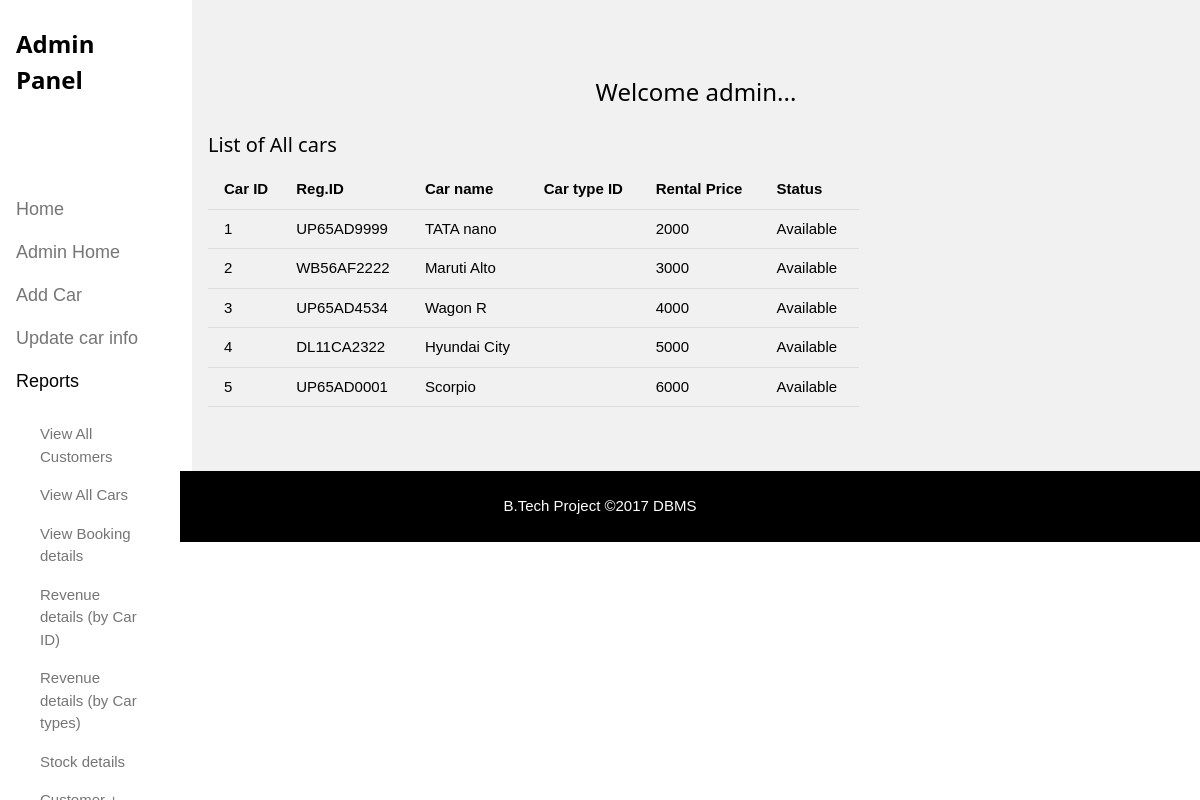
Page /viewcar.php on the committed database.
### tables this page shows
CREATE TABLE `car_detail` (
  `car_id` int(11) NOT NULL PRIMARY KEY AUTO_INCREMENT,
  `reg_id` varchar(255) NOT NULL,
  `car_name` varchar(255) NOT NULL,
  `car_type` varchar(255) NOT NULL,
  `model` varchar(255) NOT NULL,
  `rental_price` int(11) NOT NULL,
  `status` varchar(255) NOT NULL
);

### viewcar.php (the view, shortened to what this page needs)
<!DOCTYPE html>
<html>
<link rel="stylesheet" type="text/css" href="w3.css">
<body class="w3-content" style="max-width:1200px">
<nav class="w3-sidebar w3-bar-block w3-white w3-collapse w3-top" style="width:15%" id="mySidebar">
  <div class="w3-container w3-display-container w3-padding-16">
    <h3><b>Admin Panel</b></h3>
  </div>
  <div class="w3-padding-64 w3-large w3-text-grey">
    <a href="index.php" class="w3-bar-item w3-button">Home</a>
    <a href="adminpage.html" class="w3-bar-item w3-button">Admin Home</a>
    <a href="addcar.php" class="w3-bar-item w3-button">Add Car</a>
    <a href="updatecar.php" class="w3-bar-item w3-button">Update car info</a>
    <a onclick="myAccFunc()" href="javascript:void(0)" class="w3-button w3-block w3-white w3-left-align" id="myBtn">
      Reports <i class="fa fa-caret-down"></i>
    </a>
    <div id="demoAcc" class="w3-bar-block w3-hide w3-padding-large w3-medium">
      <a href="viewcust.php" class="w3-bar-item w3-button">View All Customers</a>
      <a href="viewcar.php" class="w3-bar-item w3-button">View All Cars</a>
      <a href="booking_details.php" class="w3-bar-item w3-button">View Booking details</a>
      <a href="revcarid.php" class="w3-bar-item w3-button">Revenue details (by Car ID)</a>
      <a href="revcartype.php" class="w3-bar-item w3-button">Revenue details (by Car types)</a>
      <a href="stockdetails.php" class="w3-bar-item w3-button">Stock details</a>
      <a href="custbook.php" class="w3-bar-item w3-button">Customer + rented details</a>
  </div>
</nav>
<div class="w3-row-padding w3-light-grey w3-padding-64 w3-container" style="margin-left:16%">
  <h3 class="w3-center">Welcome admin...</h3>
  <div class="w3-content">
    <div class="w3-twothird">
      <h4>List of All cars</h4>
      <?php
      include 'setup.php';
      $sql = "SELECT * FROM car_detail";
      $result = mysqli_query($conn, $sql);
      echo "<table class='w3-table w3-bordered'>";
      echo'<th>Car ID</th><th>Reg.ID</th><th>Car name</th><th>Car type ID</th><th>Rental Price</th><th>Status</th>';
      while($data = mysqli_fetch_array($result))
      {
      echo'<tr>';
      echo '<td>'.$data['car_id'].'</td><td>'.$data['reg_id'].'</td><td>'.$data['car_name'].'</td><td>'.$data['car_type_id'].'</td><td>'.$data['rental_price'].'</td><td>'.$data['status'].'</td>';
      echo'</tr>';
      }
      echo "</table>";
      ?>
    </div>
  </div>
</div>
  <div class="w3-black w3-center w3-padding-24">B.Tech Project  &copy2017  DBMS</div>
</body>
</html>

### w3.css (style rules this page uses)
html { box-sizing:border-box }
*,*:before,*:after { box-sizing:inherit }
html { -ms-text-size-adjust:100%;-webkit-text-size-adjust:100% }
body { margin:0 }
article,aside,details,figcaption,figure,footer,header,main,menu,nav,section,summary { display:block }
a { background-color:transparent;-webkit-text-decoration-skip:objects }
html,body { font-family:Verdana,sans-serif;font-size:15px;line-height:1.5 }
html { overflow-x:hidden }
h3 { font-size:24px }
h4 { font-size:20px }
h1,h2,h3,h4,h5,h6 { font-family:"Segoe UI",Arial,sans-serif;font-weight:400;margin:10px 0 }
a { color:inherit }
.w3-table,.w3-table-all { border-collapse:collapse;border-spacing:0;width:100%;display:table }
.w3-bordered tr,.w3-table-all tr { border-bottom:1px solid #ddd }
.w3-table td,.w3-table th,.w3-table-all td,.w3-table-all th { padding:8px 8px;display:table-cell;text-align:left;vertical-align:top }
.w3-table th:first-child,.w3-table td:first-child,.w3-table-all th:first-child,.w3-table-all td:first-child { padding-left:16px }
.w3-btn,.w3-button { border:none;display:inline-block;outline:0;padding:8px 16px;vertical-align:middle;overflow:hidden;text-decoration:none;color:inherit;background-color:inherit;text-align:center;cursor:pointer;white-space:nowrap }
.w3-btn,.w3-button { -webkit-touch-callout:none;-webkit-user-select:none;-khtml-user-select:none;-moz-user-select:none;-ms-user-select:none;user-select:none }
.w3-tooltip,.w3-display-container { position:relative }
.w3-sidebar { height:100%;width:200px;background-color:#fff;position:fixed!important;z-index:1;overflow:auto }
.w3-bar-block .w3-bar-item { width:100%;display:block;padding:8px 16px;text-align:left;border:none;outline:none;white-space:normal;float:none }
.w3-block { display:block;width:100% }
.w3-container:after,.w3-container:before,.w3-panel:after,.w3-panel:before,.w3-row:after,.w3-row:before,.w3-row-padding:after,.w3-row-padding:before, .w3-cell-row:before,.w3-cell-row:after,.w3-clear:after,.w3-clear:before,.w3-bar:before,.w3-bar:after { content:"";display:table;clear:both }
.w3-col,.w3-half,.w3-third,.w3-twothird,.w3-threequarter,.w3-quarter { float:left;width:100% }
@media (min-width:601px) { .w3-col.m8,.w3-twothird { width:66.66666% } }
.w3-content { max-width:980px;margin:auto }
.w3-hide { display:none!important }
.w3-show-block,.w3-show { display:block!important }
@media (min-width:993px) { .w3-sidebar.w3-collapse { display:block!important } }
.w3-top,.w3-bottom { position:fixed;width:100%;z-index:1 }
.w3-top { top:0 }
.w3-row-padding,.w3-row-padding>.w3-half,.w3-row-padding>.w3-third,.w3-row-padding>.w3-twothird,.w3-row-padding>.w3-threequarter,.w3-row-padding>.w3-quarter,.w3-row-padding>.w3-col { padding:0 8px }
.w3-container,.w3-panel { padding:0.01em 16px }
.w3-medium { font-size:15px!important }
.w3-large { font-size:18px!important }
.w3-left-align { text-align:left!important }
.w3-center { text-align:center!important }
.w3-padding-large { padding:12px 24px!important }
.w3-padding-16 { padding-top:16px!important;padding-bottom:16px!important }
.w3-padding-24 { padding-top:24px!important;padding-bottom:24px!important }
.w3-padding-64 { padding-top:64px!important;padding-bottom:64px!important }
.w3-white,.w3-hover-white:hover { color:#000!important;background-color:#fff!important }
.w3-black,.w3-hover-black:hover { color:#fff!important;background-color:#000!important }
.w3-light-grey,.w3-hover-light-grey:hover,.w3-light-gray,.w3-hover-light-gray:hover { color:#000!important;background-color:#f1f1f1!important }
.w3-text-grey,.w3-hover-text-grey:hover,.w3-text-gray,.w3-hover-text-gray:hover { color:#757575!important }

### rows in the picture
car_detail: car_id "1", reg "UP65AD9999", car_name "TATA nano", rental_price "2000", status "Available"
car_detail: car_id "2", reg "WB56AF2222", car_name "Maruti Alto", rental_price "3000", status "Available"
car_detail: car_id "3", reg "UP65AD4534", car_name "Wagon R", rental_price "4000", status "Available"
car_detail: car_id "4", reg "DL11CA2322", car_name "Hyundai City", rental_price "5000", status "Available"
car_detail: car_id "5", reg "UP65AD0001", car_name "Scorpio", rental_price "6000", status "Available"
